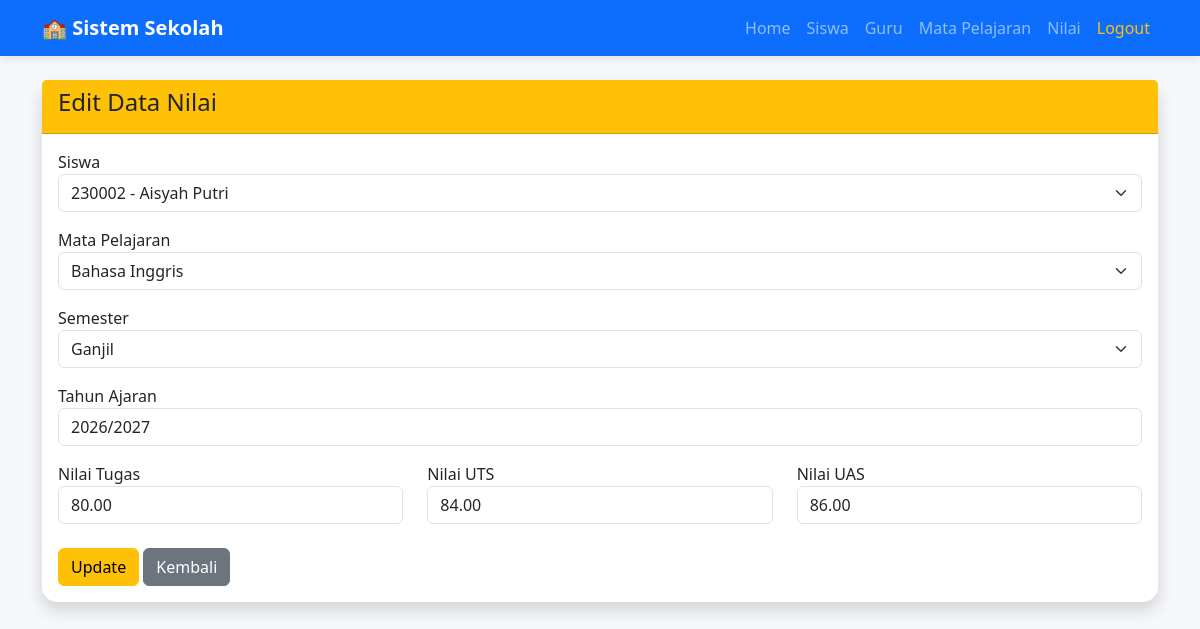
The app's page /crud_sekolah2/nilai/edit.php?id=4 (signed in) with its own data.
### tables this page shows
CREATE TABLE `nilai` (
  `id_nilai` int(11) NOT NULL,
  `id_siswa` int(11) NOT NULL,
  `id_mapel` int(11) NOT NULL,
  `semester` enum('Ganjil','Genap') NOT NULL,
  `tahun_ajaran` varchar(9) NOT NULL,
  `nilai_tugas` decimal(5,2) NOT NULL,
  `nilai_uts` decimal(5,2) NOT NULL,
  `nilai_uas` decimal(5,2) NOT NULL,
  `nilai_akhir` decimal(5,2) NOT NULL
);

CREATE TABLE `siswa` (
  `id_siswa` int(11) NOT NULL,
  `nis` varchar(20) NOT NULL,
  `nama` varchar(100) NOT NULL,
  `jenis_kelamin` enum('L','P') NOT NULL,
  `alamat` text DEFAULT NULL,
  `no_hp` varchar(20) DEFAULT NULL,
  `kelas` varchar(20) DEFAULT NULL,
  `tanggal_lahir` date DEFAULT NULL
);

CREATE TABLE `mata_pelajaran` (
  `id_mapel` int(11) NOT NULL,
  `kode_mapel` varchar(10) NOT NULL,
  `nama_mapel` varchar(100) NOT NULL,
  `jam_pelajaran` int(11) NOT NULL
);

### crud_sekolah2/nilai/edit.php (the view, shortened to what this page needs)
<?php
include "../config/koneksi.php";
$id = $_GET['id'];
$data = mysqli_fetch_assoc(mysqli_query($conn, "SELECT * FROM nilai WHERE id_nilai='$id'"));
$siswa = mysqli_query($conn, "SELECT * FROM siswa ORDER BY nama ASC");
$mapel = mysqli_query($conn, "SELECT * FROM mata_pelajaran ORDER BY nama_mapel ASC");
include "../includes/header.php";
include "../includes/navbar.php";
?>
<div class="container mt-4">
    <div class="card shadow">
        <div class="card-header bg-warning text-dark">
            <h4>Edit Data Nilai</h4>
        </div>
        <div class="card-body">
            <form method="POST">
                <div class="mb-3">
                    <label>Siswa</label>
                    <select name="id_siswa" class="form-select">
                        <?php while($s = mysqli_fetch_assoc($siswa)): ?>
                        <option value="<?= $s['id_siswa']; ?>"
                        <?= ($data['id_siswa'] == $s['id_siswa']) ? "selected" : ""; ?>>
                            <?= $s['nis']; ?> - <?= $s['nama']; ?>
                        </option>
                        <?php endwhile; ?>
                    </select>
                </div>
                <div class="mb-3">
                    <label>Mata Pelajaran</label>
                    <select name="id_mapel" class="form-select">
                        <?php while($m = mysqli_fetch_assoc($mapel)): ?>
                        <option value="<?= $m['id_mapel']; ?>"
                        <?= ($data['id_mapel'] == $m['id_mapel']) ? "selected" : ""; ?>>
                            <?= $m['nama_mapel']; ?>
                        </option>
                        <?php endwhile; ?>
                    </select>
                </div>
                <div class="mb-3">
                    <label>Semester</label>
                    <select name="semester" class="form-select">
                        <option value="Ganjil"
                        <?= ($data['semester'] == "Ganjil") ? "selected" : ""; ?>>
                            Ganjil
                        </option>
                    </select>
                </div>
                <div class="mb-3">
                    <label>Tahun Ajaran</label>
                    <input
                        type="text"
                        name="tahun_ajaran"
                        class="form-control"
                        value="<?= $data['tahun_ajaran']; ?>"
                        required>
                </div>
                <div class="row">
                    <div class="col-md-4">
                        <label>Nilai Tugas</label>
                        <input
                            type="number"
                            name="nilai_tugas"
                            class="form-control"
                            value="<?= $data['nilai_tugas']; ?>"
                            required>
                    </div>
                    <div class="col-md-4">
                        <label>Nilai UTS</label>
                        <input
                            type="number"
                            name="nilai_uts"
                            class="form-control"
                            value="<?= $data['nilai_uts']; ?>"
                            required>
                    </div>
                    <div class="col-md-4">
                        <label>Nilai UAS</label>
                        <input
                            type="number"
                            name="nilai_uas"
                            class="form-control"
                            value="<?= $data['nilai_uas']; ?>"
                            required>
                    </div>
                </div>
                <br>
                <button type="submit" name="update" class="btn btn-warning">
                    Update
                </button>
                <a href="index.php" class="btn btn-secondary">
                    Kembali
                </a>
            </form>
        </div>
    </div>
</div>
<?php include "../includes/footer.php"; ?>

### crud_sekolah2/includes/header.php (style rules this page uses)
body { background:#f5f7fb; }
.card { border:none; border-radius:15px; }

### records on screen
nilai: id_siswa "230002 - Aisyah Putri", id_mapel "Bahasa Inggris", semester "Ganjil", tahun_ajaran "2026/2027", nilai_tugas "80.00", nilai_uts "84.00", nilai_uas "86.00"
